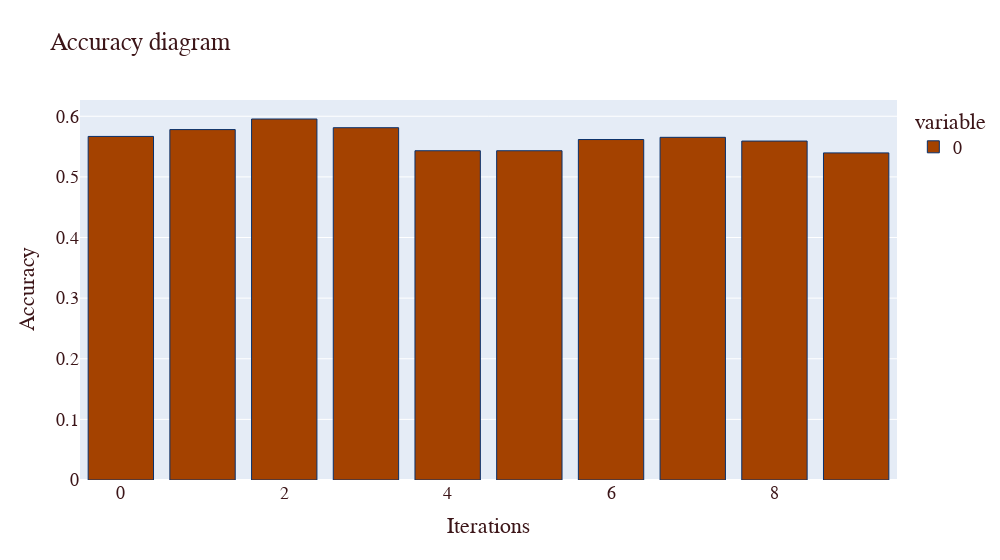
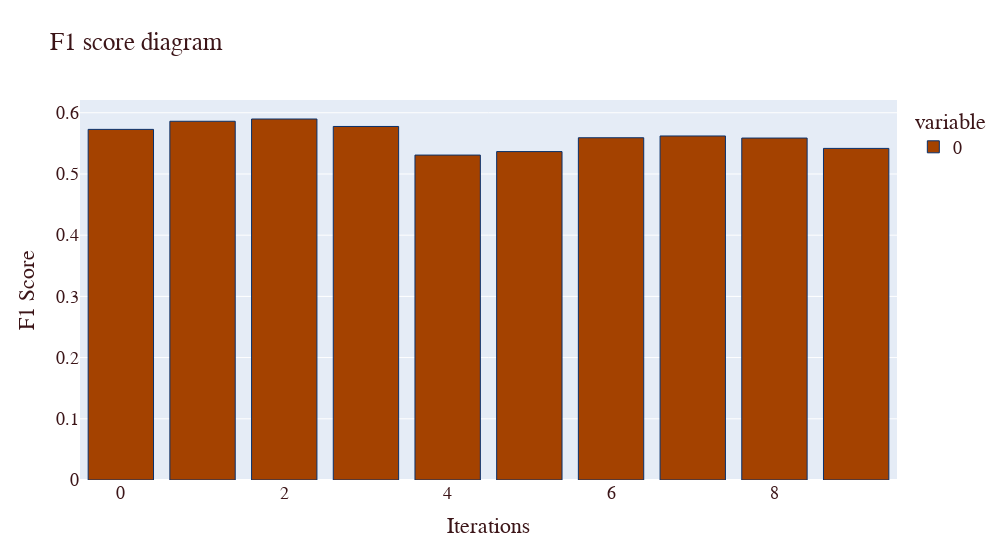

Notebook cell for these charts, in order:
### Markdown cell above
## <span style="color:#69140e">Gaussian Naive Bayes</span>

### Code cell
model = GaussianNB()
acc_score = []
f1_scores = []
k = 10
kf = KFold(n_splits=k, random_state=None)

for train_index , test_index in kf.split(Xtrain):
    X_train , X_test = X.iloc[train_index],X.iloc[test_index]
    y_train , y_test = y[train_index] , y[test_index]
     
    model.fit(X_train, y_train)
    pred_values = model.predict(X_test)
    
    accuracy = model.score(X_test, y_test)
    acc_score.append(accuracy)

    f1Score = f1_score(y_test, model.predict(X_test), average='macro')
    f1_scores.append(f1Score)
     
avg_acc_score = sum(acc_score)/k
avg_f1_score = sum(f1_scores)/k

metrics.loc[len(metrics)] = ['Gaussian Naive Bayes', avg_acc_score, avg_f1_score]

figAccScores = px.bar(acc_score, title='Accuracy',width=1000)
figAccScores.update_layout(
    title="Accuracy diagram",
    xaxis_title="Iterations",
    yaxis_title="Accuracy",
    font=dict(
    family="Verdana, monospace",
    size=18,
    color="#3c1518")   
)
figAccScores.update_traces(marker_color='#a44200', marker_line_color='rgb(8,48,107)',
                  marker_line_width=1.0)
figF1Scores = px.bar(f1_scores, title='F1 Scores',width=1000)
figF1Scores.update_layout(
    title="F1 score diagram",
    xaxis_title="Iterations",
    yaxis_title="F1 Score",
    font=dict(
    family="Verdana, monospace",
    size=18,
    color="#3c1518")   
)
figF1Scores.update_traces(marker_color='#a44200', marker_line_color='rgb(8,48,107)',
                  marker_line_width=1.0)
figAccScores.show()
figF1Scores.show()

### Figure 1 — Plotly figure (JSON) as saved in the notebook; plotly's stock layout.template omitted (floating-point values rounded to 4 significant figures)
{"data": [{"alignmentgroup": "True", "hovertemplate": "variable=0<br>index=%{x}<br>value=%{y}<extra></extra>", "legendgroup": "0", "marker": {"color": "#a44200", "line": {"color": "rgb(8,48,107)", "width": 1}, "pattern": {"shape": ""}}, "name": "0", "offsetgroup": "0", "orientation": "v", "showlegend": true, "textposition": "auto", "type": "bar", "x": [0, 1, 2, 3, 4, 5, 6, 7, 8, 9], "xaxis": "x", "y": [0.5667, 0.578, 0.5955, 0.5811, 0.5431, 0.5431, 0.5616, 0.5653, 0.5591, 0.5396], "yaxis": "y"}], "layout": {"barmode": "relative", "font": {"color": "#3c1518", "family": "Verdana, monospace", "size": 18}, "legend": {"title": {"text": "variable"}, "tracegroupgap": 0}, "title": {"text": "Accuracy diagram"}, "width": 1000, "xaxis": {"anchor": "y", "domain": [0, 1], "title": {"text": "Iterations"}}, "yaxis": {"anchor": "x", "domain": [0, 1], "title": {"text": "Accuracy"}}}}

### Figure 2 — Plotly figure (JSON) as saved in the notebook; plotly's stock layout.template omitted (floating-point values rounded to 4 significant figures)
{"data": [{"alignmentgroup": "True", "hovertemplate": "variable=0<br>index=%{x}<br>value=%{y}<extra></extra>", "legendgroup": "0", "marker": {"color": "#a44200", "line": {"color": "rgb(8,48,107)", "width": 1}, "pattern": {"shape": ""}}, "name": "0", "offsetgroup": "0", "orientation": "v", "showlegend": true, "textposition": "auto", "type": "bar", "x": [0, 1, 2, 3, 4, 5, 6, 7, 8, 9], "xaxis": "x", "y": [0.5728, 0.5861, 0.5898, 0.5776, 0.5309, 0.5366, 0.5592, 0.5621, 0.5587, 0.5418], "yaxis": "y"}], "layout": {"barmode": "relative", "font": {"color": "#3c1518", "family": "Verdana, monospace", "size": 18}, "legend": {"title": {"text": "variable"}, "tracegroupgap": 0}, "title": {"text": "F1 score diagram"}, "width": 1000, "xaxis": {"anchor": "y", "domain": [0, 1], "title": {"text": "Iterations"}}, "yaxis": {"anchor": "x", "domain": [0, 1], "title": {"text": "F1 Score"}}}}
